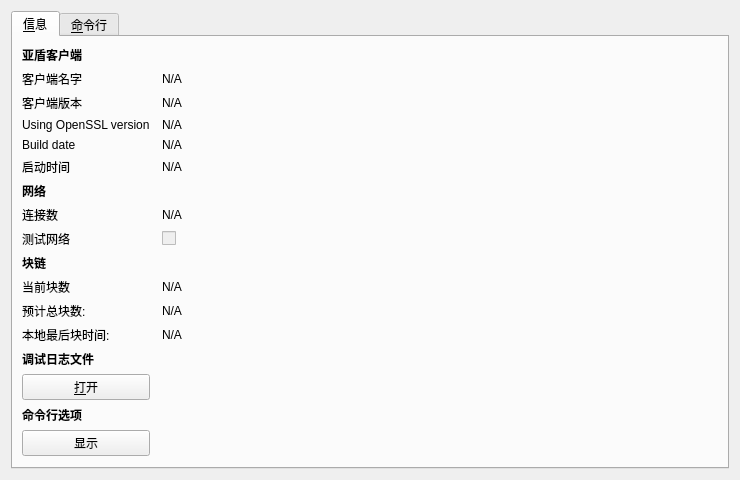
<?xml version="1.0" encoding="UTF-8"?>
<ui version="4.0">
 <class>RPCConsole</class>
 <widget class="QDialog" name="RPCConsole">
  <property name="geometry">
   <rect>
    <x>0</x>
    <y>0</y>
    <width>740</width>
    <height>450</height>
   </rect>
  </property>
  <property name="windowTitle">
   <string>Asiacoin - Debug window</string>
  </property>
  <layout class="QVBoxLayout" name="verticalLayout_2">
   <item>
    <widget class="QTabWidget" name="tabWidget">
     <property name="currentIndex">
      <number>0</number>
     </property>
     <widget class="QWidget" name="tab_info">
      <attribute name="title">
       <string>&amp;信息</string>
      </attribute>
      <layout class="QGridLayout" name="gridLayout" columnstretch="0,1">
       <property name="horizontalSpacing">
        <number>12</number>
       </property>
       <item row="0" column="0">
        <widget class="QLabel" name="label_9">
         <property name="font">
          <font>
           <weight>75</weight>
           <bold>true</bold>
          </font>
         </property>
         <property name="text">
          <string>亚盾客户端</string>
         </property>
        </widget>
       </item>
       <item row="1" column="0">
        <widget class="QLabel" name="label_5">
         <property name="text">
          <string>客户端名字</string>
         </property>
        </widget>
       </item>
       <item row="1" column="1">
        <widget class="QLabel" name="clientName">
         <property name="cursor">
          <cursorShape>IBeamCursor</cursorShape>
         </property>
         <property name="text">
          <string>N/A</string>
         </property>
         <property name="textFormat">
          <enum>Qt::PlainText</enum>
         </property>
         <property name="textInteractionFlags">
          <set>Qt::LinksAccessibleByMouse|Qt::TextSelectableByKeyboard|Qt::TextSelectableByMouse</set>
         </property>
        </widget>
       </item>
       <item row="2" column="0">
        <widget class="QLabel" name="label_6">
         <property name="text">
          <string>客户端版本</string>
         </property>
        </widget>
       </item>
       <item row="2" column="1">
        <widget class="QLabel" name="clientVersion">
         <property name="cursor">
          <cursorShape>IBeamCursor</cursorShape>
         </property>
         <property name="text">
          <string>N/A</string>
         </property>
         <property name="textFormat">
          <enum>Qt::PlainText</enum>
         </property>
         <property name="textInteractionFlags">
          <set>Qt::LinksAccessibleByMouse|Qt::TextSelectableByKeyboard|Qt::TextSelectableByMouse</set>
         </property>
        </widget>
       </item>
       <item row="3" column="0">
        <widget class="QLabel" name="label_14">
         <property name="text">
          <string>Using OpenSSL version</string>
         </property>
         <property name="indent">
          <number>-1</number>
         </property>
        </widget>
       </item>
       <item row="3" column="1">
        <widget class="QLabel" name="openSSLVersion">
         <property name="cursor">
          <cursorShape>IBeamCursor</cursorShape>
         </property>
         <property name="text">
          <string>N/A</string>
         </property>
         <property name="textFormat">
          <enum>Qt::PlainText</enum>
         </property>
         <property name="textInteractionFlags">
          <set>Qt::LinksAccessibleByMouse|Qt::TextSelectableByKeyboard|Qt::TextSelectableByMouse</set>
         </property>
        </widget>
       </item>
       <item row="4" column="0">
        <widget class="QLabel" name="label_12">
         <property name="text">
          <string>Build date</string>
         </property>
        </widget>
       </item>
       <item row="4" column="1">
        <widget class="QLabel" name="buildDate">
         <property name="cursor">
          <cursorShape>IBeamCursor</cursorShape>
         </property>
         <property name="text">
          <string>N/A</string>
         </property>
         <property name="textFormat">
          <enum>Qt::PlainText</enum>
         </property>
         <property name="textInteractionFlags">
          <set>Qt::LinksAccessibleByMouse|Qt::TextSelectableByKeyboard|Qt::TextSelectableByMouse</set>
         </property>
        </widget>
       </item>
       <item row="5" column="0">
        <widget class="QLabel" name="label_13">
         <property name="text">
          <string>启动时间</string>
         </property>
        </widget>
       </item>
       <item row="5" column="1">
        <widget class="QLabel" name="startupTime">
         <property name="cursor">
          <cursorShape>IBeamCursor</cursorShape>
         </property>
         <property name="text">
          <string>N/A</string>
         </property>
         <property name="textFormat">
          <enum>Qt::PlainText</enum>
         </property>
         <property name="textInteractionFlags">
          <set>Qt::LinksAccessibleByMouse|Qt::TextSelectableByKeyboard|Qt::TextSelectableByMouse</set>
         </property>
        </widget>
       </item>
       <item row="6" column="0">
        <widget class="QLabel" name="label_11">
         <property name="font">
          <font>
           <weight>75</weight>
           <bold>true</bold>
          </font>
         </property>
         <property name="text">
          <string>网络</string>
         </property>
        </widget>
       </item>
       <item row="7" column="0">
        <widget class="QLabel" name="label_7">
         <property name="text">
          <string>连接数</string>
         </property>
        </widget>
       </item>
       <item row="7" column="1">
        <widget class="QLabel" name="numberOfConnections">
         <property name="cursor">
          <cursorShape>IBeamCursor</cursorShape>
         </property>
         <property name="text">
          <string>N/A</string>
         </property>
         <property name="textFormat">
          <enum>Qt::PlainText</enum>
         </property>
         <property name="textInteractionFlags">
          <set>Qt::LinksAccessibleByMouse|Qt::TextSelectableByKeyboard|Qt::TextSelectableByMouse</set>
         </property>
        </widget>
       </item>
       <item row="8" column="0">
        <widget class="QLabel" name="label_8">
         <property name="text">
          <string>测试网络</string>
         </property>
        </widget>
       </item>
       <item row="8" column="1">
        <widget class="QCheckBox" name="isTestNet">
         <property name="enabled">
          <bool>false</bool>
         </property>
         <property name="text">
          <string/>
         </property>
        </widget>
       </item>
       <item row="9" column="0">
        <widget class="QLabel" name="label_10">
         <property name="font">
          <font>
           <weight>75</weight>
           <bold>true</bold>
          </font>
         </property>
         <property name="text">
          <string>块链</string>
         </property>
        </widget>
       </item>
       <item row="10" column="0">
        <widget class="QLabel" name="label_3">
         <property name="text">
          <string>当前块数</string>
         </property>
        </widget>
       </item>
       <item row="10" column="1">
        <widget class="QLabel" name="numberOfBlocks">
         <property name="cursor">
          <cursorShape>IBeamCursor</cursorShape>
         </property>
         <property name="text">
          <string>N/A</string>
         </property>
         <property name="textFormat">
          <enum>Qt::PlainText</enum>
         </property>
         <property name="textInteractionFlags">
          <set>Qt::LinksAccessibleByMouse|Qt::TextSelectableByKeyboard|Qt::TextSelectableByMouse</set>
         </property>
        </widget>
       </item>
       <item row="11" column="0">
        <widget class="QLabel" name="label_4">
         <property name="text">
          <string>预计总块数:</string>
         </property>
        </widget>
       </item>
       <item row="11" column="1">
        <widget class="QLabel" name="totalBlocks">
         <property name="cursor">
          <cursorShape>IBeamCursor</cursorShape>
         </property>
         <property name="text">
          <string>N/A</string>
         </property>
         <property name="textFormat">
          <enum>Qt::PlainText</enum>
         </property>
         <property name="textInteractionFlags">
          <set>Qt::LinksAccessibleByMouse|Qt::TextSelectableByKeyboard|Qt::TextSelectableByMouse</set>
         </property>
        </widget>
       </item>
       <item row="12" column="0">
        <widget class="QLabel" name="label_2">
         <property name="text">
          <string>本地最后块时间:</string>
         </property>
        </widget>
       </item>
       <item row="12" column="1">
        <widget class="QLabel" name="lastBlockTime">
         <property name="cursor">
          <cursorShape>IBeamCursor</cursorShape>
         </property>
         <property name="text">
          <string>N/A</string>
         </property>
         <property name="textFormat">
          <enum>Qt::PlainText</enum>
         </property>
         <property name="textInteractionFlags">
          <set>Qt::LinksAccessibleByMouse|Qt::TextSelectableByKeyboard|Qt::TextSelectableByMouse</set>
         </property>
        </widget>
       </item>
       <item row="13" column="0">
        <spacer name="verticalSpacer_2">
         <property name="orientation">
          <enum>Qt::Vertical</enum>
         </property>
         <property name="sizeHint" stdset="0">
          <size>
           <width>20</width>
           <height>20</height>
          </size>
         </property>
        </spacer>
       </item>
       <item row="14" column="0">
        <widget class="QLabel" name="labelDebugLogfile">
         <property name="font">
          <font>
           <weight>75</weight>
           <bold>true</bold>
          </font>
         </property>
         <property name="text">
          <string>调试日志文件</string>
         </property>
        </widget>
       </item>
       <item row="15" column="0">
        <widget class="QPushButton" name="openDebugLogfileButton">
         <property name="toolTip">
          <string>Open the Asiacoin debug log file from the current data directory. This can take a few seconds for large log files.</string>
         </property>
         <property name="text">
          <string>&amp;打开</string>
         </property>
         <property name="autoDefault">
          <bool>false</bool>
         </property>
        </widget>
       </item>
       <item row="16" column="0">
        <widget class="QLabel" name="labelCLOptions">
         <property name="font">
          <font>
           <weight>75</weight>
           <bold>true</bold>
          </font>
         </property>
         <property name="text">
          <string>命令行选项</string>
         </property>
        </widget>
       </item>
       <item row="17" column="0">
        <widget class="QPushButton" name="showCLOptionsButton">
         <property name="toolTip">
          <string>Show the Asiacoin-Qt help message to get a list with possible Asiacoin command-line options.</string>
         </property>
         <property name="text">
          <string>显示</string>
         </property>
         <property name="autoDefault">
          <bool>false</bool>
         </property>
        </widget>
       </item>
       <item row="18" column="0">
        <spacer name="verticalSpacer">
         <property name="orientation">
          <enum>Qt::Vertical</enum>
         </property>
         <property name="sizeHint" stdset="0">
          <size>
           <width>20</width>
           <height>40</height>
          </size>
         </property>
        </spacer>
       </item>
      </layout>
     </widget>
     <widget class="QWidget" name="tab_console">
      <attribute name="title">
       <string>&amp;命令行</string>
      </attribute>
      <layout class="QVBoxLayout" name="verticalLayout_3">
       <property name="spacing">
        <number>3</number>
       </property>
       <item>
        <widget class="QTextEdit" name="messagesWidget">
         <property name="minimumSize">
          <size>
           <width>0</width>
           <height>100</height>
          </size>
         </property>
         <property name="readOnly">
          <bool>true</bool>
         </property>
         <property name="tabKeyNavigation" stdset="0">
          <bool>false</bool>
         </property>
         <property name="columnCount" stdset="0">
          <number>2</number>
         </property>
        </widget>
       </item>
       <item>
        <layout class="QHBoxLayout" name="horizontalLayout">
         <property name="spacing">
          <number>3</number>
         </property>
         <item>
          <widget class="QLabel" name="label">
           <property name="text">
            <string notr="true">&gt;</string>
           </property>
          </widget>
         </item>
         <item>
          <widget class="QLineEdit" name="lineEdit"/>
         </item>
         <item>
          <widget class="QPushButton" name="clearButton">
           <property name="maximumSize">
            <size>
             <width>24</width>
             <height>24</height>
            </size>
           </property>
           <property name="toolTip">
            <string>Clear console</string>
           </property>
           <property name="text">
            <string/>
           </property>
           <property name="icon">
            <iconset resource="../bitcoin.qrc">
             <normaloff>:/icons/remove</normaloff>:/icons/remove</iconset>
           </property>
           <property name="shortcut">
            <string notr="true">Ctrl+L</string>
           </property>
           <property name="autoDefault">
            <bool>false</bool>
           </property>
          </widget>
         </item>
        </layout>
       </item>
      </layout>
     </widget>
    </widget>
   </item>
  </layout>
 </widget>
 <resources>
  <include location="../bitcoin.qrc"/>
 </resources>
 <connections/>
</ui>
